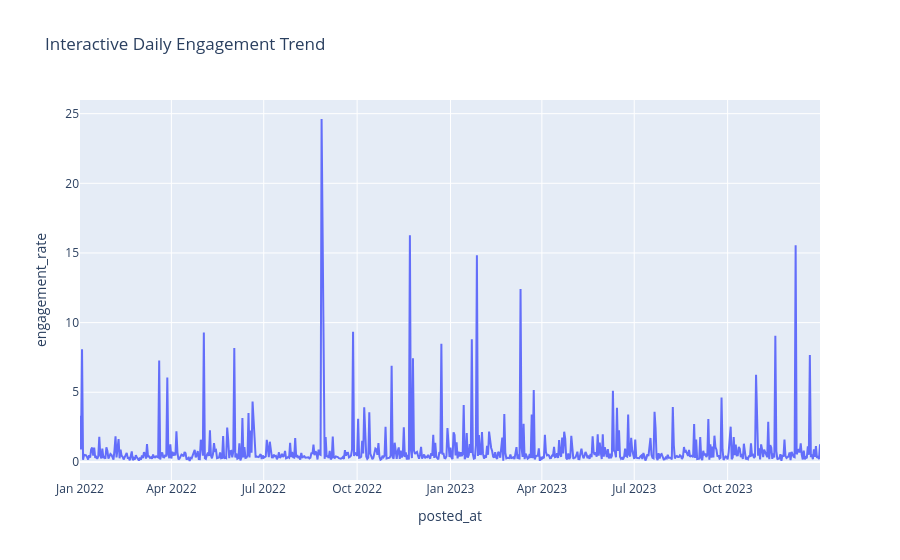

The notebook cell this image was saved under:
### Code cell
import plotly.express as px

fig = px.line(
    df.groupby('posted_at', as_index=False)['engagement_rate'].mean(),
    x='posted_at',
    y='engagement_rate',
    title='Interactive Daily Engagement Trend'
)

fig.show()

### Figure 1 — Plotly figure (JSON) as saved in the notebook; plotly's stock layout.template omitted (floating-point values rounded to 4 significant figures; data arrays with more than 128 entries replaced by an {"elided": "..."} marker saying what was removed)
{"data": [{"hovertemplate": "posted_at=%{x}<br>engagement_rate=%{y}<extra></extra>", "legendgroup": "", "line": {"color": "#636efa", "dash": "solid"}, "marker": {"symbol": "circle"}, "mode": "lines", "name": "", "orientation": "v", "showlegend": false, "type": "scatter", "x": {"elided": "729 str values"}, "xaxis": "x", "y": {"elided": "729 float values"}, "yaxis": "y"}], "layout": {"legend": {"tracegroupgap": 0}, "title": {"text": "Interactive Daily Engagement Trend"}, "xaxis": {"anchor": "y", "domain": [0, 1], "title": {"text": "posted_at"}}, "yaxis": {"anchor": "x", "domain": [0, 1], "title": {"text": "engagement_rate"}}}}
